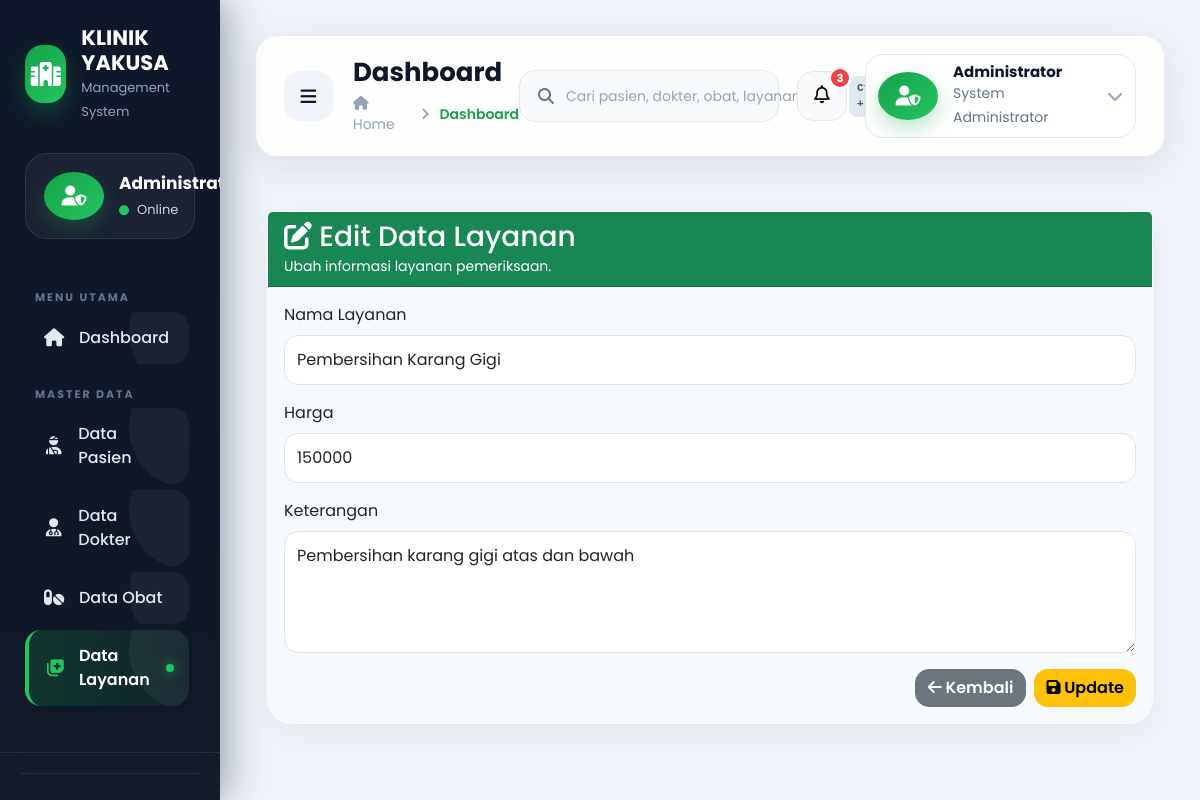
Screenshot of /layanan/edit.php?id=2 with the database file from the repository.
### tables this page shows
CREATE TABLE IF NOT EXISTS layanan (
    id_layanan INT AUTO_INCREMENT PRIMARY KEY,
    nama_layanan VARCHAR(100) NOT NULL,
    harga INT NOT NULL,
    keterangan TEXT
);

### layanan/edit.php (the view, shortened to what this page needs)
<?php
include "../config/koneksi.php";
$id = $_GET['id'];
$query = mysqli_query($koneksi, "
SELECT *
FROM layanan
WHERE id_layanan='$id'
");
$data = mysqli_fetch_assoc($query);
include "../layout/header.php";
?>
<div class="wrapper">
<?php include "../layout/sidebar.php"; ?>
<div class="main">
<?php include "../layout/navbar.php"; ?>
<div class="container-fluid py-4">
<div class="card card-glass shadow border-0 rounded-4">
<div class="card-header bg-success text-white">
<h3 class="mb-0">
<i class="fas fa-edit"></i>
Edit Data Layanan
</h3>
<small>
Ubah informasi layanan pemeriksaan.
</small>
</div>
<div class="card-body">
<form action="update.php" method="POST">
<div class="mb-3">
<label class="form-label">
Nama Layanan
</label>
<input
type="text"
name="nama_layanan"
class="form-control"
value="<?= htmlspecialchars($data['nama_layanan']); ?>"
required>
</div>
<div class="mb-3">
<label class="form-label">
Harga
</label>
<input
type="number"
name="harga"
class="form-control"
value="<?= $data['harga']; ?>"
min="0"
required>
</div>
<div class="mb-3">
<label class="form-label">
Keterangan
</label>
<textarea
name="keterangan"
class="form-control"
rows="4"><?= htmlspecialchars($data['keterangan']); ?></textarea>
</div>
<div class="d-flex justify-content-end">
<a href="index.php"
class="btn btn-secondary me-2">
<i class="fas fa-arrow-left"></i>
Kembali
</a>
<button
type="submit"
class="btn btn-warning">
<i class="fas fa-save"></i>
Update
</button>
</div>
</form>
</div>
</div>
</div>
</div>
</div>
<?php include "../layout/footer.php"; ?>

### assets/css/style.css (style rules this page uses)
* { margin:0; padding:0; box-sizing:border-box; font-family:'Poppins',sans-serif; }
html { scroll-behavior:smooth; }
body { background:#eef3f9; color:#2d3436; overflow-x:hidden; }
a { text-decoration:none; transition:.3s; }
.wrapper { display:flex; width:100%; min-height:100vh; }
.main { flex:1; margin-left:280px; padding:35px; transition:.4s; }
.card { border:none; border-radius:22px; background:white; box-shadow: 0 10px 35px rgba(0,0,0,.05); transition:.35s; }
.btn { border-radius:14px; font-weight:600; transition:.3s; }
.btn-warning { border:none; }
.form-control { border-radius:14px; padding:12px; border:1px solid #dbe4ee; }
.card-glass { background: rgba(255, 255, 255, 0.55) !important; backdrop-filter: blur(15px) !important; -webkit-backdrop-filter: blur(15px) !important; border: 1px solid rgba(255, 255, 255, 0.3) !important; border-radius: 24px !important; box-shadow: 0 10px 30px 0 rgba(15, 23, 42, 0.04) !important; }

### assets/css/sidebar.css (style rules this page uses)
:root { --sidebar-bg:#0f172a; --sidebar-bg2:#111827; --primary:#16a34a; --primary-hover:#22c55e; --text:#f8fafc; --muted:#94a3b8; --border:rgba(255,255,255,.08); --hover:rgba(22,163,74,.15); --active:#16a34a; }
.main { margin-left:250px; transition:.35s ease; }

### assets/css/dashboard.css (style rules this page uses)
:root { --primary:#16a34a; --primary-dark:#15803d; --secondary:#0f172a; --success:#22c55e; --danger:#ef4444; --warning:#f59e0b; --info:#0ea5e9; --purple:#7c3aed; --gray:#64748b; --light:#f8fafc; --white:#ffffff; --shadow: 0 15px 35px rgba(0,0,0,.08); }
.container-fluid { animation:fadeDashboard .6s ease; }

### assets/css/responsive.css (style rules this page uses)
@media (max-width:1400px) { .main { margin-left:220px; } }

### rows the page displays
layanan: nama_layanan "Pembersihan Karang Gigi", harga "150000", keterangan "Pembersihan karang gigi atas dan bawah"
